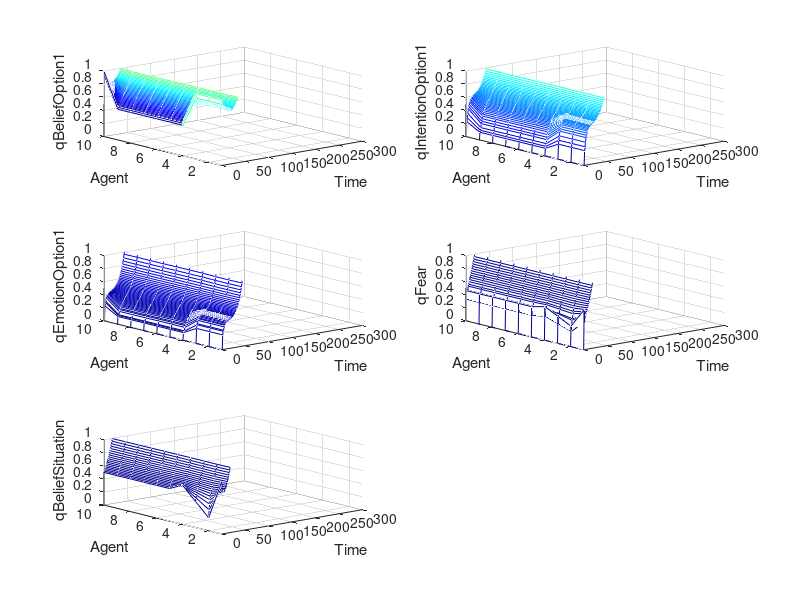

The MATLAB script that drew this image:
%           Social Panic Mocel                  Final Assignment
%          Sander Martijn Kerkdijk               Max Turpijn
%          Course: Behaviour Dynamics in social Networks 
%               Vrije Universiteit Amsterdam 2015
%                    Copying will be punished


% Belief about an exit and emotions felt for different exits.
deltaT = 0.1;
numberOfSteps = 300;
numberOfAgents = 10;

% The speed parameters for the formulas with Beta,Eta and Delta parameters.
% The parameters are already optimized
muBeta = 0.1; 
muEta = 0.1;
muDelta = 0.1;

%personality characteristic that controls what you do in case or fear: + is
%positive and a - is negative
zeta = 1;

% parameter for treshold function in formulas for delta, ebta and eta
sigma = 40; 
tau = 0.5; %is treshold for qFear(used in speed parameters)

% parameters for combination functions for intentions and emotions for options.
% Calculated together it should always equal 1
omegaOEA1 = 0.5;
omegaOBA1 = 0.5;
omegaOEBA = omegaOEA1 + omegaOBA1; % 1
omegaOEA2 = 0.33;
omegaOIA1 = 0.33;
omegaOBA2 = 0.33;
omegaOIEBA = omegaOEA2 + omegaOIA1 + omegaOBA2; % 1
omegaOIA2 = 0.0;
omegaOBA3 = 1;
omegaOIBA = omegaOIA2 + omegaOBA3; % 1

%initial values for Fear about a situation
standardEpsilonFear = 1; standardDeltaFear = 1; standardEtaFear = 0.5; standardBetaFear = 0.5; standardNuFear = 0.5;

%initial values for Belief about a situation
standardEpsilonBeliefSituation = 1;
standardDeltaBeliefSituation = 0.5;
standardEtaBeliefSituation = 0.5;
standardBetaBeliefSituation = 0.5;

%1 means very relevant and relevant for survival and 
%0 means situation dangerious but not relevant for survival
standardRBeliefSituation = 1; 
standardPBeliefSituation = 0; 

initialBetaBeliefExitOption1 = 0.5;
initialEpsilonBeliefExitOption1 = 1;
initialDeltaBeliefExitOption1 = 0.1;
initialEtaBeliefExitOption1 = 0.5; 

%initial values for parameters/variables that have to do with EMOTIONS felt 
%for each exit options
standardEpsilonEmotionExitOption1 = 1;
standardDeltaEmotionExitOption1 = 1;
 initialQEmotionExitOption1 = 0; 
standardEtaEmotionExitOption1 = 0.5;
standardBetaEmotionExitOption1 = 0.5; 


%initial or standard values for parameters/variables that have to do with
%intensions.

initialQIntentionExitOption1 = 0;
standardEpsilonIntentionExitOption1 = 1; 
standardDeltaIntentionExitOption1 = 1; 
standardEtaIntentionExitOption1 = 0.5; 
standardBetaIntentionExitOption1 = 0.5; 


%defining size of matricis
epsilonFear = zeros(numberOfAgents, 1);
deltaFear = zeros(numberOfAgents, 1);
etaFear = zeros(numberOfAgents, 1);
betaFear = zeros(numberOfAgents, 1);
nuFear = zeros(numberOfAgents, 1);
normalGroupImpactFear = zeros(numberOfAgents, numberOfSteps + 1);
qFearStar = zeros(numberOfAgents, numberOfSteps + 1); gammaFear = zeros(numberOfAgents , numberOfAgents);
overallGammaFear = zeros(numberOfAgents , 1);
rBeliefSituation = zeros(numberOfAgents, 1); 
pBeliefSituation = zeros(numberOfAgents, 1);
qFear = zeros(numberOfAgents, numberOfSteps + 1); 
qBeliefSituation = zeros(numberOfAgents, numberOfSteps + 1); 
betaBeliefSituation = zeros(numberOfAgents, numberOfSteps + 1);
epsilonBeliefSituation = zeros(numberOfAgents, 1); 
deltaBeliefSituation = zeros(numberOfAgents, numberOfSteps + 1);
etaBeliefSituation = zeros(numberOfAgents, numberOfSteps + 1);
overallGammaBeliefSituation = zeros(numberOfAgents , numberOfSteps + 1);
qBeliefExitOption1 = zeros(numberOfAgents, numberOfSteps + 1); 
qBeliefExitOption1Star = zeros(numberOfAgents, numberOfSteps + 1);
gammaBeliefSituation = zeros(numberOfAgents, numberOfAgents);
qBeliefSituationStar = zeros(numberOfAgents, numberOfSteps );
gammaBeliefExitOption1 = zeros(numberOfAgents, numberOfAgents); 
overallGammaBeliefExitOption1 = zeros(numberOfAgents, numberOfSteps + 1); 
betaBeliefExitOption1 = zeros(numberOfAgents, numberOfSteps + 1); 
epsilonBeliefExitOption1 = zeros(numberOfAgents, 1); 
deltaBeliefExitOption1 = zeros(numberOfAgents, numberOfSteps + 1); 
etaBeliefExitOption1 = zeros(numberOfAgents, numberOfSteps + 1); 
epsilonEmotionExitOption1 = zeros(numberOfAgents, 1); 
deltaEmotionExitOption1 = zeros(numberOfAgents, 1);  
gammaEmotionExitOption1 = zeros(numberOfAgents, numberOfAgents);
overallGammaEmotionExitOption1 = zeros(numberOfAgents,1); 
overallGammaEmotionExitOption1Star = zeros(numberOfAgents, 1);
qEmotionExitOption1 = zeros(numberOfAgents, numberOfSteps + 1);
etaEmotionExitOption1 = zeros(numberOfAgents, 1); 
betaEmotionExitOption1 = zeros(numberOfAgents, 1); 
qEmotionExitOption1Star = zeros(numberOfAgents, numberOfSteps + 1);
qEmotionExitOption1StarStar = zeros(numberOfAgents, numberOfSteps + 1);
qIntentionExitOption1 = zeros(numberOfAgents, numberOfSteps + 1);
epsilonIntentionExitOption1 = zeros(numberOfAgents, 1); 
deltaIntentionExitOption1 = zeros(numberOfAgents, 1);
gammaIntentionExitOption1 = zeros(numberOfAgents, numberOfAgents);
overallGammaIntentionExitOption1 = zeros(numberOfAgents , 1);
overallGammaIntentionExitOption1Star = zeros(numberOfAgents, 1);
etaIntentionExitOption1 = zeros(numberOfAgents, 1); 
betaIntentionExitOption1 = zeros(numberOfAgents, 1); 
qIntentionExitOption1Star = zeros(numberOfAgents, numberOfSteps + 1);
qIntentionExitOption1StarStar = zeros(numberOfAgents, numberOfSteps + 1);


%Set initial values.
qFear = [0; 0; 0; 1; 1; 1; 0.2; 0.2; 0.1; 0.3]; 
qBeliefSituation = [0.8; 0.2; 0.4; 0.6; 0.5; 0.5; 0.5; 0.5; 0.5; 0.5; ];
qBeliefExitOption1 = [1; 1; 1; 0.5; 0.5; 0.5; 0.5; 0.5; 0.5; 1];

%Setting the values for parameters and initial values for variables
for i = 1:numberOfAgents
    epsilonFear(i, 1) = standardEpsilonFear; deltaFear(i, 1) = standardDeltaFear; etaFear(i, 1) = standardEtaFear; betaFear(i,1) = standardBetaFear; nuFear(i,1) = standardNuFear;
rBeliefSituation(i, 1) = standardRBeliefSituation; pBeliefSituation(i,1) = standardPBeliefSituation;
epsilonBeliefSituation(i, 1) = standardEpsilonBeliefSituation; 
deltaBeliefSituation(i, 1) = standardDeltaBeliefSituation; 
etaBeliefSituation(i, 1) = standardEtaBeliefSituation; 
betaBeliefSituation(i, 1) = standardBetaBeliefSituation;
epsilonEmotionExitOption1(i, 1) = standardEpsilonEmotionExitOption1; 
deltaEmotionExitOption1(i, 1) = standardDeltaEmotionExitOption1; 
qEmotionExitOption1(i, 1) = initialQEmotionExitOption1; 
etaEmotionExitOption1(i, 1) = standardEtaEmotionExitOption1; 


%Constant for all.
qIntentionExitOption1(i, 1) = initialQIntentionExitOption1; 
epsilonIntentionExitOption1(i,1) = standardEpsilonIntentionExitOption1; 
deltaIntentionExitOption1(i, 1) = standardDeltaIntentionExitOption1;  
etaIntentionExitOption1(i,1) = standardEtaIntentionExitOption1; 
betaIntentionExitOption1(i, 1) = standardBetaIntentionExitOption1; 
end


for i = 1:numberOfAgents
betaBeliefExitOption1(i, 1) = initialBetaBeliefExitOption1; 
epsilonBeliefExitOption1(i, 1) = initialEpsilonBeliefExitOption1; 
deltaBeliefExitOption1(i, 1) = initialDeltaBeliefExitOption1; 
etaBeliefExitOption1(i, 1) = initialEtaBeliefExitOption1; 
end

%setting the beliefs of the emergenecy options about their accessibility
pBeliefExitOption1(1,1) = 0; % not accessible
rBeliefExitOption1(1,1) = 1; % information = relevant for survival

for i = 1: numberOfAgents
    if i> numberOfAgents
        qBeliefExitOption1(i, 1) = pBeliefExitOption1(i-18,1);
    end
    
end

%Calculate gamma's
%gammaFear = epsilonFear of sender * deltaFear of receiver
%overallGammaFear = sum of all gamma's from the senders to the receiver 

for i = 1: numberOfAgents
    for j = 1: numberOfAgents
        gammaFear(i,j) = epsilonFear(j,1) * deltaFear(i, 1); 
        overallGammaFear(i, 1) = sum(gammaFear(i,:)) - gammaFear(i, i);
 gammaEmotionExitOption1(i,j) = epsilonEmotionExitOption1(j,1) * deltaEmotionExitOption1(i, 1);      
overallGammaEmotionExitOption1(i, 1) = sum(gammaEmotionExitOption1(i,:)) - gammaEmotionExitOption1(i, i);

    end
end

%calculation of overallGammaExitOptionStar = overallGamm multiplied by the sum of the omega's

for i =1: numberOfAgents
    overallGammaEmotionExitOption1Star(i, 1) = overallGammaEmotionExitOption1(i, 1) * omegaOEBA;
end
        
%calculating contagion strengths for intentions towards the exit option 
%calculation of overallGamma's of intentions for exit option = sum of all sending gamma's to a receiver

for i = 1: numberOfAgents
for j = 1: numberOfAgents 
    gammaIntentionExitOption1(i,j) = epsilonIntentionExitOption1(j,1) * deltaIntentionExitOption1(i, 1);     
    overallGammaIntentionExitOption1(i, 1) = sum(gammaIntentionExitOption1(i,:)) - gammaIntentionExitOption1(i, i);

end
end

%calculation of overallGammaExitOptionStar = overallGamm multiplied by the sum of the omega's

for i =1: numberOfAgents
if i <= numberOfAgents
overallGammaIntentionExitOption1Star(i, 1) = overallGammaIntentionExitOption1(i, 1) * omegaOIEBA;
overallGammaIntentionExitOption1Star(i, 1) = overallGammaIntentionExitOption1 (i, 1) * omegaOIBA;

end
end


%The calculations that run over time ; Beliefs, Intentions,Emotions and
%Fear.


for n = 1: numberOfSteps;
%qFearStar = group impact of qFear on receiver
%qFear = fear of person as a receiver = first formula,

for i=1: numberOfAgents
for j= 1: numberOfAgents 
normalGroupImpactFear(i, n) = (gammaFear(i, 1: numberOfAgents) * qFear(1: numberOfAgents, n)) /overallGammaFear(i, 1);
qFearStar(i, n+1) = nuFear(i, 1) * normalGroupImpactFear(i, n) + (1-nuFear (i,1)) * ((1-pBeliefSituation(i,1)) * rBeliefSituation(i,1) * qBeliefSituation(i, n));

if i <= numberOfAgents
qFear(i, n+1) = qFear(i, n) + overallGammaFear(i, 1)*(etaFear(i, 1)*(betaFear(i, 1)*(1 - (1 - qFearStar(i, n))*(1-qFear(i, n))) + (1-betaFear(i,1)) * qFearStar(i, n) * qFear(i, n)) + (1-etaFear(i, 1)) * qFearStar(i, n) - qFear(i, n)) * deltaT;
else
qFear(i, n+1) = qFearStar(i, n+1);
end

end

end


%Belief about the situation
%calculates the contagion strength for belief about the situation
%overallGammaBeliefSituation = sum of all gamma's from the senders to a the receiver

for i = 1: numberOfAgents
for j = 1: numberOfAgents
gammaBeliefSituation(i, j) = epsilonBeliefSituation(i,1) * deltaBeliefSituation(j, n);
overallGammaBeliefSituation(i, n) = sum(gammaBeliefSituation(i,:)) - gammaBeliefSituation(i, i);
end
end

%updates delta, beta en eta
for i = 1: numberOfAgents
betaBeliefSituation(i, n+1) = betaBeliefSituation(i, n) + muBeta * (1 / (1 + exp(-sigma*(qFear(i, n) - tau)))) * (1- qBeliefSituation(i, n)) * ((1 - pBeliefSituation(i, 1)) - betaBeliefSituation(i, n)) * deltaT;
etaBeliefSituation(i, n+1) = etaBeliefSituation(i, n) + muEta * (1 / (1 + exp(- sigma*(qFear(i, n) - tau)))) * (rBeliefSituation(i, 1) * (1 - pBeliefSituation(i, 1)) * (qBeliefSituation(i, n) - etaBeliefSituation(i, n))) * deltaT;
deltaBeliefSituation(i, n+1) = deltaBeliefSituation(i, n) + muDelta * (1 / (1 + exp(-sigma*(qFear(i, n) - tau)))) * ((1 -( 1- rBeliefSituation(i, 1)) * qBeliefSituation(i, n)) - deltaBeliefSituation(i, n)) * deltaT;
end

%qStarBeliefSituation = group impact of qBeliefSituation on receiver 
for i=1: numberOfAgents
for j= 1: numberOfAgents
qBeliefSituationStar(i, n) = (gammaBeliefSituation(i, 1: numberOfAgents) * qBeliefSituation(1: numberOfAgents, n))/overallGammaBeliefSituation(i, n);
qBeliefSituation(i, n+1) = qBeliefSituation(i, n) + overallGammaBeliefSituation(i, n) * ( etaBeliefSituation(i, n) * ( betaBeliefSituation (i, n) * (1 - ( 1 - qBeliefSituationStar(i, n)) * ( 1 - qBeliefSituation(i, n))) + (1 - betaBeliefSituation(i,n)) * qBeliefSituationStar(i, n) * qBeliefSituation(i, n)) + (1 - etaBeliefSituation(i,n)) * qBeliefSituationStar(i, n) - qBeliefSituation(i, n)) * deltaT;
end
end

%calculating contagion strengths for belief about the exit option
%overallGammaBeliefExitOptions = sum of all gamma's from the senders to the receiver

for i = 1: numberOfAgents
for j = 1: numberOfAgents
  gammaBeliefExitOption1(i,j) = epsilonBeliefExitOption1(j,1) * deltaBeliefExitOption1(i, n);
  overallGammaBeliefExitOption1(i, n) = sum(gammaBeliefExitOption1(i,:)) - gammaBeliefExitOption1(i, i); 
end
end


%update of delta, beta en eta 
%pBeliefExitOptionX / rBeliefExitOptionX are the info the exit option send

for i = 1: numberOfAgents
if i <= numberOfAgents
betaBeliefExitOption1(i, n+1) = betaBeliefExitOption1(i, n) + muBeta * (1 /(1 + exp(-sigma*(qFear(i, n) - tau)))) * (1- qBeliefExitOption1(i, n)) * ((zeta *pBeliefExitOption1(1,1)) + ((1-zeta) * (1-pBeliefExitOption1(1, 1))) - betaBeliefExitOption1(i, n)) * deltaT;
etaBeliefExitOption1(i, n+1) = etaBeliefExitOption1(i, n) + muEta * (1 / (1+ exp(-sigma*(qFear(i, n) - tau)))) * (rBeliefExitOption1(1, 1) * (1 -pBeliefExitOption1(1, 1)) * (qBeliefExitOption1(i, n) - etaBeliefExitOption1(i, n))) * deltaT;
deltaBeliefExitOption1(i, n+1) = deltaBeliefExitOption1(i, n) + muDelta * (1 / (1 + exp(-sigma*(qFear(i, n) - tau)))) * ((1 -( 1- rBeliefExitOption1(1,1)) * qBeliefExitOption1(i, n)) - deltaBeliefExitOption1(i, n)) * deltaT;
else 
betaBeliefExitOption1(i, n+1) = betaBeliefExitOption1(i, n); 
etaBeliefExitOption1(i, n+1) = etaBeliefExitOption1(i, n); 
deltaBeliefExitOption1(i, n+1) = deltaBeliefExitOption1(i, n); 
end
end

%qStarBeliefExitOption = group impact of qBeliefExitOptions on receiver
for i=1: numberOfAgents
for j= 1: numberOfAgents
qBeliefExitOption1Star(i, n + 1) = (gammaBeliefExitOption1(i, 1: numberOfAgents) * qBeliefExitOption1(1: numberOfAgents, n))/overallGammaBeliefExitOption1(i, n);
end
end

for i=1: numberOfAgents
    if i<= numberOfAgents
      qBeliefExitOption1(i, n+1) = qBeliefExitOption1(i, n) + overallGammaBeliefExitOption1(i, n) * ( etaBeliefExitOption1(i, n) * ( betaBeliefExitOption1(i, n) * (1 - ( 1 - qBeliefExitOption1Star(i, n)) * ( 1 - qBeliefExitOption1(i, n))) + (1 - betaBeliefExitOption1(i,n)) * qBeliefExitOption1Star (i, n) * qBeliefExitOption1(i, n)) + (1 - etaBeliefExitOption1(i,n)) * qBeliefExitOption1Star(i, n) - qBeliefExitOption1(i, n)) * deltaT; 
    else
      
qBeliefExitOption1(i, n+1) = qBeliefExitOption1(i, n); 

    end
end


%qEmotionExitOptionsStar = group impact of qEmotionExitOption on receiver
for i=1: numberOfAgents
    for j= 1: numberOfAgents
        qEmotionExitOption1Star(i, n + 1) = (gammaEmotionExitOption1(i, 1: numberOfAgents) * qEmotionExitOption1(1: numberOfAgents, n))/overallGammaEmotionExitOption1(i, 1);
    end
end

%qEmotionExitOptionsStarStar = group impact of qEmotionExitOptions AND qBeliefExitOptions on receiver

for i=1: numberOfAgents 
    qEmotionExitOption1StarStar(i, n+1) =(omegaOEA1 / omegaOEBA) *qEmotionExitOption1Star(i, n) + (omegaOBA1 / omegaOEBA) * qBeliefExitOption1(i, n);
end

%qEmotionExitOption = emotions of persons for each of the exit option
for i=1: numberOfAgents
for j= 1: numberOfAgents
    if i <= numberOfAgents
        qEmotionExitOption1(i, n+1) = qEmotionExitOption1(i, n) + overallGammaEmotionExitOption1Star(i, 1) * (etaEmotionExitOption1(i, 1) * (betaEmotionExitOption1(i, 1) * (1 - (1 - qEmotionExitOption1StarStar(i, n)) * (1- qEmotionExitOption1(i, n))) + (1-betaEmotionExitOption1(i,1)) * qEmotionExitOption1StarStar(i, n) * qEmotionExitOption1(i, n)) + (1- etaEmotionExitOption1(i, 1)) * qEmotionExitOption1StarStar(i, n) - qEmotionExitOption1 (i, n)) * deltaT;
    else
        qEmotionExitOption1(i + n+1) = qEmotionExitOption1StarStar(i, n + 1);
    end
end
end

%qIntentionExitOptionsStar = group impact of qIntentionExitOptions on receiver
for i=1: numberOfAgents
    for j= 1: numberOfAgents
        qIntentionExitOption1Star(i, n + 1) = (gammaIntentionExitOption1(i, 1: numberOfAgents) * qIntentionExitOption1(1: numberOfAgents, n))/overallGammaIntentionExitOption1(i, 1);
    end
end

%qIntentionExitOptionsStarStar = group impact of qIntentionExitOptions AND qBeliefExitOptions on receiver
for i=1: numberOfAgents
    if i <= numberOfAgents   
qIntentionExitOption1StarStar(i, n+1) =(omegaOIA1 / omegaOIEBA) * qIntentionExitOption1Star(i, n) + (omegaOEA2 / omegaOIEBA) * qEmotionExitOption1(i, n) + (omegaOBA2 / omegaOIEBA) * qBeliefExitOption1(i, n);
    else
        qIntentionExitOption1StarStar(i, n+1) =(omegaOIA2 / omegaOIBA) * qIntentionExitOption1Star(i, n) + (omegaOBA3 / omegaOIBA) * qBeliefExitOption1(i, n);
    end
end

%qIntentionExitOption = intentions of persons for the exit option
for i=1: numberOfAgents
    for j= 1: numberOfAgents
        if i <= numberOfAgents
            qIntentionExitOption1(i, n+1) = qIntentionExitOption1(i, n) + overallGammaIntentionExitOption1Star(i, 1) * (etaIntentionExitOption1(i, 1) * (betaIntentionExitOption1(i, 1) * (1 - (1 - qIntentionExitOption1StarStar(i, n)) * (1- qIntentionExitOption1(i, n))) + (1-betaIntentionExitOption1(i,1)) * qIntentionExitOption1StarStar(i, n) * qIntentionExitOption1(i, n)) + (1- etaIntentionExitOption1(i, 1)) * qIntentionExitOption1StarStar(i, n) - qIntentionExitOption1(i, n)) * deltaT;
        else
         
qIntentionExitOption1(i, n + 1) = qIntentionExitOption1StarStar(i, n + 1);
        end
    end
end
end

X1 = 0:1:(numberOfSteps-1);
Y1 = 1:1:numberOfAgents;
az = -40;
el = 30;
map = 'Jet';

Z1 = zeros(numberOfAgents, numberOfSteps); 
Z2 = zeros(numberOfAgents, numberOfSteps); 
Z3 = zeros(numberOfAgents, numberOfSteps);
Z4 = zeros(numberOfAgents, numberOfSteps); 
Z5 = zeros(numberOfAgents, numberOfSteps); 

for i=1:numberOfAgents
    for j=1:numberOfSteps
        Z1(i, j) = qFearStar(i, j);
        Z2(i, j) = qBeliefSituation(i, j); 
        Z3(i, j) = qBeliefExitOption1(i, j); 
        Z4(i, j) = qIntentionExitOption1(i, j); 
        Z5(i, j)= qEmotionExitOption1(i, j);

        
    end
end

%making the plots
view(az,el); colormap(map); 
material 'shiny'; 
lighting 'gouraud';
subplot(3,2,1), mesh(X1, Y1, Z3); 
xlabel('Time');
ylabel('Agent');
zlim([0 1]);
ylim([1 numberOfAgents]); view(az,el); 
zlabel('qBeliefOption1');

subplot(3,2,2), mesh(X1, Y1, Z4); 
xlabel('Time');
ylabel('Agent'); 
zlabel('qIntentionOption1'); 
zlim([0 1]);
ylim([1 numberOfAgents]); 
view(az,el);
subplot(3,2,3), mesh(X1, Y1, Z5); 
xlabel('Time');
ylabel('Agent'); 
zlabel('qEmotionOption1');
zlim([0 1]);
ylim([1 numberOfAgents]);
view(az,el);

subplot(3,2,4), mesh(X1, Y1, Z1); 
xlabel('Time');
ylabel('Agent');
zlabel('qFear');
zlim([0 1]);
ylim([1 numberOfAgents]); 
view(az,el);
subplot(3,2,5), mesh(X1, Y1, Z2); 
xlabel('Time');
ylabel('Agent'); zlabel('qBeliefSituation'); 
zlim([0 1]);
ylim([1 numberOfAgents]); 
view(az,el);


        
        
    

